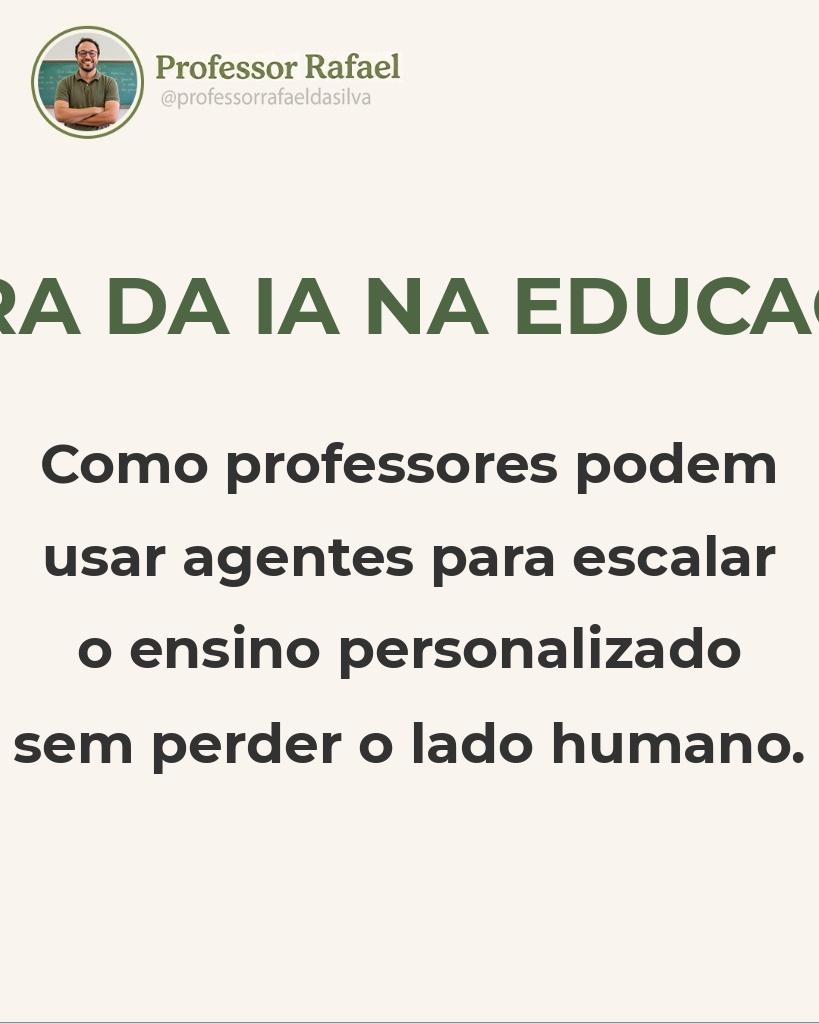
#> input picture Prof. Rafael/Content/scripts/sample_carousel/slide_1.jpg, 819 x 1024 px, given in place of soul_anchored_bg_3_horizon_1773437247613.png, which was not available; the run also reads 1 picture not shown here
$ python create_thumbnails.py
#> lines starting #> are read from the running program, lines starting #| are printed output that depends on the picture; pictures that were not available may be replaced by others from this repository, and a replacement may not be noted
import cv2
import numpy as np
from PIL import Image, ImageDraw, ImageFont, ImageFilter
import os

# ============================================================
# Soul Anchored — TikTok Thumbnail Generator
# Style: Sans-serif bold (Montserrat), Gold + White, Unified Identity
# Dimensions: 1080 x 1920 (9:16)
# ============================================================

ASSETS_DIR = "/Users/rafaelrodriguesdasilva/Documents/Agentes - Antigravity/CEO project/Produção de conteúdo/Silva.IA/Soul Anchored/assets"
FONTS_DIR = os.path.join(ASSETS_DIR, "fonts")

# Unified Brand Colors
COLOR_GOLD     = (212, 175, 55, 255)      # #D4AF37 — power words
COLOR_WHITE    = (255, 255, 255, 255)      # white — supporting text
COLOR_BLACK    = (0, 0, 0, 255)            # stroke/shadow


def smart_crop_vertical(bg, target_width, target_height):
    """Smart crop for TikTok 9:16 vertical format with face detection."""
#> called with target_width = 1080, target_height = 1920
    cv_img = np.array(bg.convert("RGB"))
#> cv_img is the input picture: shape (1024, 819, 3); mean R, G, B 232.1, 228.2, 221.6
    cv_img = cv_img[:, :, ::-1].copy()
    gray = cv2.cvtColor(cv_img, cv2.COLOR_BGR2GRAY)
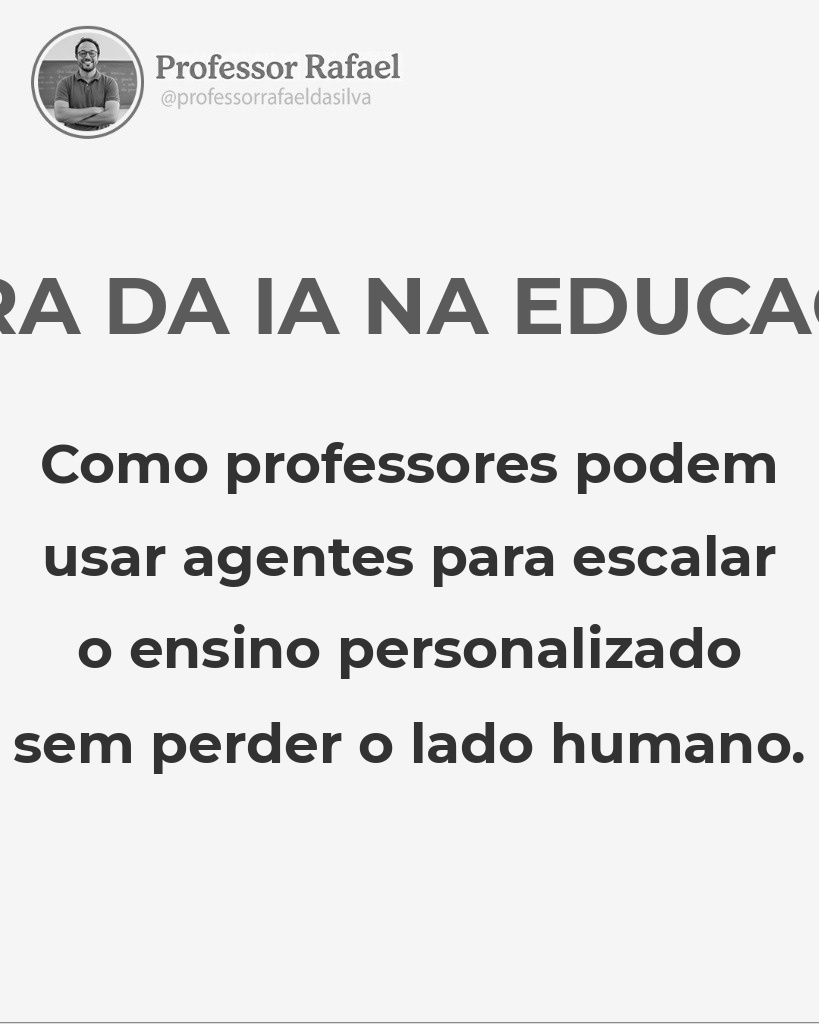
#> gray: shape (1024, 819); min 3, max 254, mean 228.7

    face_cascade = cv2.CascadeClassifier(cv2.data.haarcascades + 'haarcascade_frontalface_default.xml')
    faces = face_cascade.detectMultiScale(gray, scaleFactor=1.1, minNeighbors=5, minSize=(30, 30))
#> faces = ()

    target_ratio = target_width / target_height
    bg_ratio = bg.width / bg.height
#> bg_ratio = 0.8

    if len(faces) == 0:
        # No face: center crop
        if bg_ratio > target_ratio:
            new_width = int(bg.height * target_ratio)
#> new_width = 576
            left = (bg.width - new_width) / 2
#> left = 121.5
            return bg.crop((left, 0, left + new_width, bg.height)), -1
        else:
            new_height = int(bg.width / target_ratio)
            top = (bg.height - new_height) / 2
            return bg.crop((0, top, bg.width, top + new_height)), -1

    # Find largest face
    max_area = 0
    best_face = faces[0]
    for (x, y, w, h) in faces:
        if w * h > max_area:
            max_area = w * h
            best_face = (x, y, w, h)

    fx, fy, fw, fh = best_face
    face_center_x = fx + fw // 2
    face_center_y = fy + fh // 2

    if bg_ratio > target_ratio:
        new_width = int(bg.height * target_ratio)
        left = face_center_x - new_width // 2
        left = max(0, min(left, bg.width - new_width))
        cropped = bg.crop((left, 0, left + new_width, bg.height))
        scale = target_height / bg.height
        final_face_y = int(face_center_y * scale)
        return cropped, final_face_y
    else:
        new_height = int(bg.width / target_ratio)
        top = face_center_y - int(new_height * 0.3)
        top = max(0, min(top, bg.height - new_height))
        cropped = bg.crop((0, top, bg.width, top + new_height))
        scale = target_height / new_height
        final_face_y = int((face_center_y - top) * scale)
        return cropped, final_face_y


def draw_text_with_stroke(draw, x, y, text, font, fill_color, stroke_width=6):
    """Draw text with thick black stroke for high readability."""
    for dx in range(-stroke_width, stroke_width + 1):
        for dy in range(-stroke_width, stroke_width + 1):
            if dx * dx + dy * dy <= stroke_width * stroke_width:
                draw.text((x + dx, y + dy), text, font=font, fill=COLOR_BLACK)
    # Layered dropshadows
    draw.text((x + 8, y + 8), text, font=font, fill=(0, 0, 0, 100))
    draw.text((x + 12, y + 12), text, font=font, fill=(0, 0, 0, 80))
    # Main text
    draw.text((x, y), text, font=font, fill=fill_color)


def create_thumbnail(bg_path, hook_dict, logo_path, output_path):
    """Create a TikTok thumbnail (1080x1920) with unified branding."""
    text_white = hook_dict['white'].upper()
    text_highlight = hook_dict['highlight'].upper()
    print(f"Creating TikTok thumbnail: {text_white} / {text_highlight}")

    bg = Image.open(bg_path).convert("RGBA")
    target_width = 1080
    target_height = 1920

    # Smart crop to 9:16
    bg, face_y = smart_crop_vertical(bg, target_width, target_height)
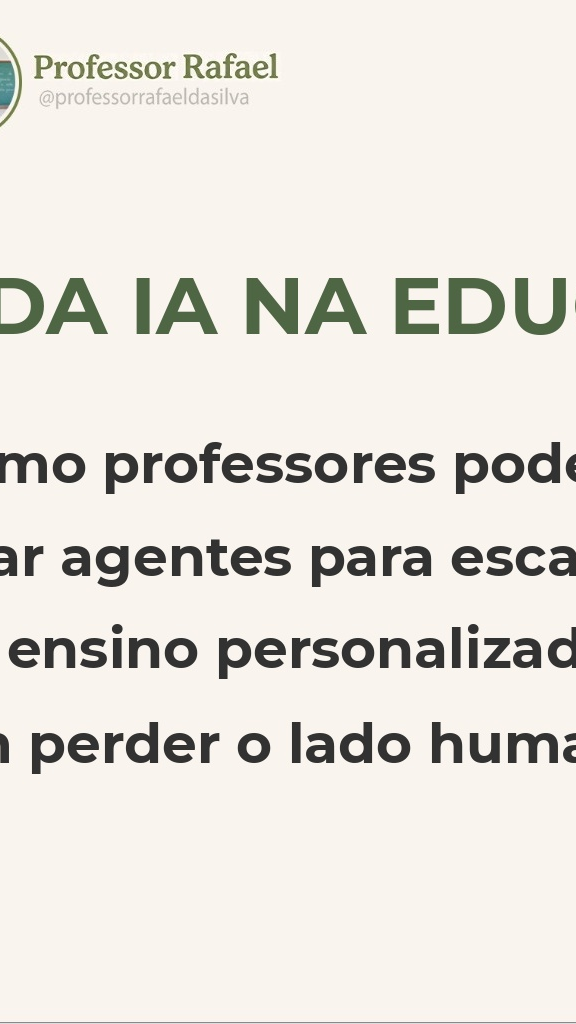
#> bg: PIL image 576x1024 RGBA; mean R, G, B, A 231.6, 227.7, 221.2, 255
#> face_y = -1
    bg = bg.resize((target_width, target_height), Image.Resampling.LANCZOS)
#> bg: PIL image 1080x1920 RGBA

    # Load fonts — Montserrat (Unified Identity)
    font_main_path = os.path.join(FONTS_DIR, "Montserrat-ExtraBold.ttf")
    font_sub_path = os.path.join(FONTS_DIR, "Montserrat-Black.ttf")

    font_large = ImageFont.truetype(font_sub_path, 130)

    overlay = Image.new("RGBA", bg.size, (0, 0, 0, 0))
#> overlay: PIL image 1080x1920 RGBA; every value is 0
    draw = ImageDraw.Draw(overlay)

    # --- TEXT LAYOUT ---
    max_text_width = target_width - 160
    white_lines = []
    words = text_white.split()
    current_line = []
    for word in words:
        current_line.append(word)
        w = draw.textlength(" ".join(current_line), font=font_large)
        if w > max_text_width:
            current_line.pop()
            if current_line:
                white_lines.append(" ".join(current_line))
            current_line = [word]
#> after the loop, white_lines = ['YOUR WORTH']
    if current_line:
        white_lines.append(" ".join(current_line))

    # All lines combined
    all_lines = [(line, COLOR_WHITE) for line in white_lines]
#> all_lines = [('YOUR WORTH', (255, 255, 255, 255)), ('IS NOT', (255, 255, 255, 255))]
    all_lines += [(text_highlight, COLOR_GOLD)]
#> all_lines = [('YOUR WORTH', (255, 255, 255, 255)), ('IS NOT', (255, 255, 255, 255)), ('WHAT YOU DO', (212, 175, 55, 255))]

    line_height = 160
    total_text_height = len(all_lines) * line_height
#> total_text_height = 480

    # Safe Zones and positioning
    upper_y = 500
    lower_y = target_height - 600 - total_text_height
#> lower_y = 840

    # Logic: avoid face by switching to upper/lower half
    if face_y == -1:
        y_offset = lower_y
#> y_offset = 840
    else:
        # If face is in lower half, put text in upper half
        if face_y > target_height // 2:
            y_offset = upper_y
        else:
            y_offset = lower_y

    # --- CINEMATIC GRADIENT ---
    if y_offset == lower_y:
        gradient_height = 1000
        gradient_start = target_height - gradient_height
        for y in range(gradient_start, target_height):
            progress = (y - gradient_start) / gradient_height
            alpha = int(220 * progress * progress)
            draw.line([(0, y), (target_width, y)], fill=(0, 0, 0, alpha))
        logo_pos = (80, 80)
    else:
        gradient_height = 1000
        for y in range(0, gradient_height):
            progress = 1.0 - (y / gradient_height)
            alpha = int(220 * progress * progress)
            draw.line([(0, y), (target_width, y)], fill=(0, 0, 0, alpha))
        logo_pos = (target_width - 330, 80)

    # --- DRAW TEXT ---
    for i, (line, color) in enumerate(all_lines):
        w = draw.textlength(line, font=font_large)
        x = (target_width - w) // 2
        y = y_offset + (i * line_height)
        draw_text_with_stroke(draw, x, y, line, font_large, color, stroke_width=6)
#> this loop made 3 passes
#> (line, color, w, x, y) on passes 1 to 3: ('YOUR WORTH', (255, 255, 255, 255), 890.3, 94, 840), ('IS NOT', (255, 255, 255, 255), 441.2, 319, 1000), ('WHAT YOU DO', (212, 175, 55, 255), 939.4, 70, 1160)

    # --- LOGO ---
    logo = Image.open(logo_path).convert("RGBA")
    logo_width = 250
    ratio = logo_width / float(logo.width)
#> ratio = 1.75
    logo_h = int(float(logo.height) * ratio)
#> logo_h = 243
    logo = logo.resize((logo_width, logo_h), Image.Resampling.LANCZOS)
#> logo: PIL image 250x243 RGBA

    # Composite
    out = Image.alpha_composite(bg, overlay)
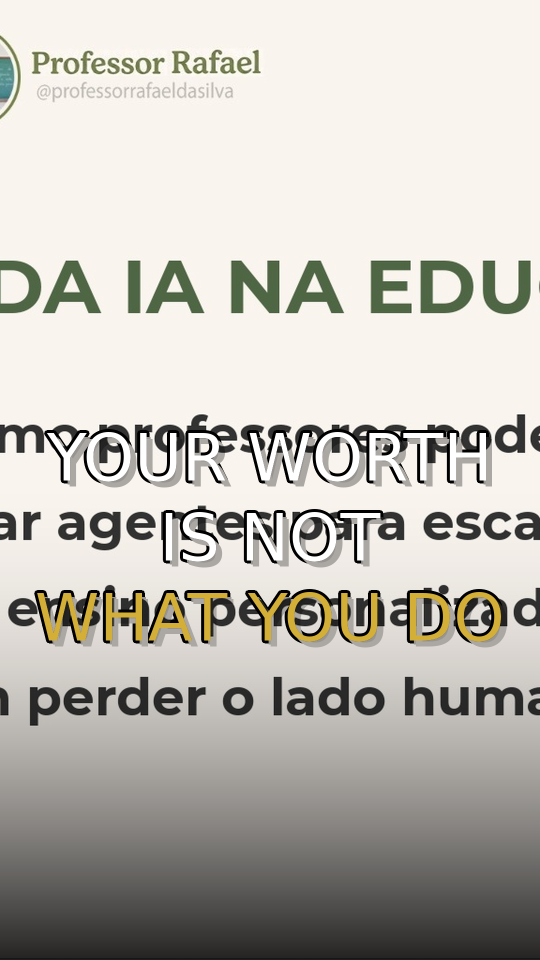
#> out: PIL image 1080x1920 RGBA (shown at 1/2 size); mean R, G, B, A 192.3, 188.9, 182.1, 255
    out.paste(logo, logo_pos, logo)
    out.convert("RGB").save(output_path, "JPEG", quality=95)
    print(f"  ✅ Saved TikTok: {output_path} (Face Y: {face_y})")
#|   ✅ Saved TikTok: /Users/rafaelrodriguesdasilva/Documents/Agentes - Antigravity/CEO project/Produção de conteúdo/Silva.IA/Soul Anchored/scripts/output/tiktok_proposal_1.jpg (Face Y: -1)


if __name__ == "__main__":
    hooks = [
        {"white": "Your Worth Is Not", "highlight": "What You Do"},
        {"white": "Why Do You Feel", "highlight": "Invisible?"},
        {"white": "God's Thoughts", "highlight": "About You"}
    ]

    bg_dir = "/Users/rafaelrodriguesdasilva/.gemini/antigravity/brain/dad5c284-f183-4f1e-9012-383e10bf0254/"
    bgs = [
        os.path.join(bg_dir, "soul_anchored_bg_3_horizon_1773437247613.png"),
        os.path.join(bg_dir, "soul_anchored_bg_2_invisible_1773437233806.png"),
        os.path.join(bg_dir, "soul_anchored_bg_1_wisdom_1773437218387.png")
    ]

    logo = os.path.join(ASSETS_DIR, "watermark.png")

    out_dir = "/Users/rafaelrodriguesdasilva/Documents/Agentes - Antigravity/CEO project/Produção de conteúdo/Silva.IA/Soul Anchored/scripts/output"
    os.makedirs(out_dir, exist_ok=True)

    for i, (bg, hook) in enumerate(zip(bgs, hooks)):
        out_path = os.path.join(out_dir, f"tiktok_proposal_{i+1}.jpg")
        create_thumbnail(bg, hook, logo, out_path)
#> pass 2 of the loop `for i, (bg, hook) in enumerate(zip(bgs, hooks)):`:
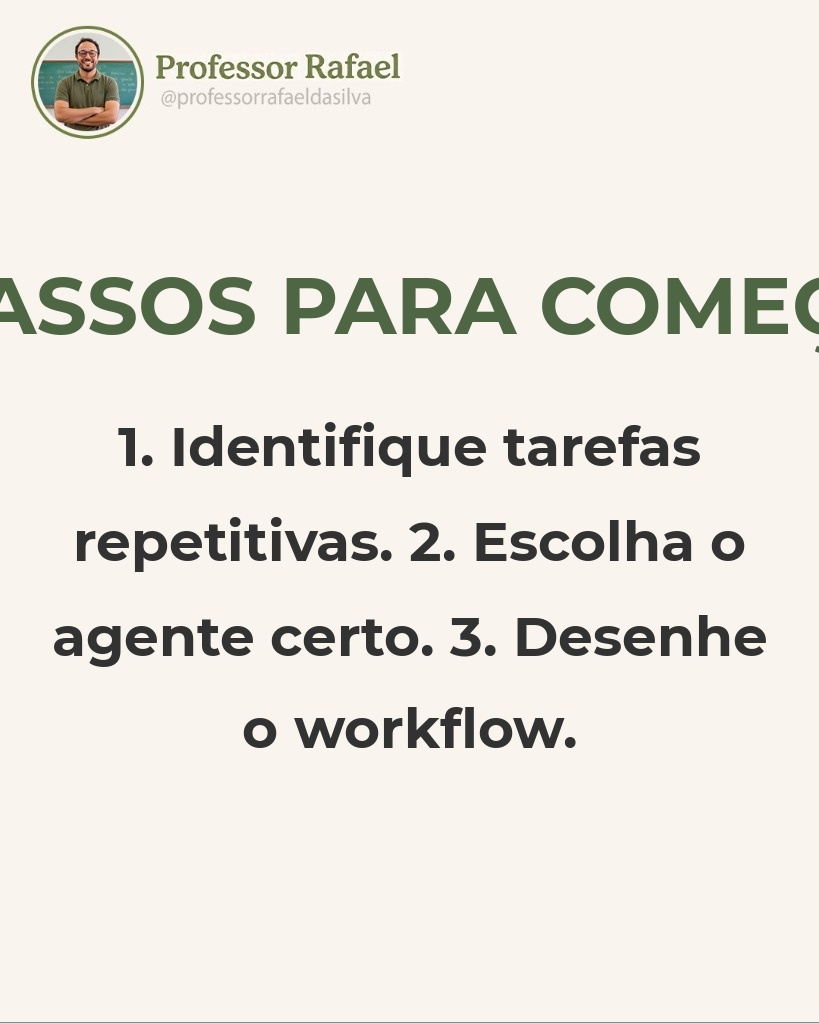
#> input picture Prof. Rafael/Content/scripts/sample_carousel/slide_2.jpg, 819 x 1024 px, given in place of soul_anchored_bg_2_invisible_1773437233806.png, which was not available
#> in smart_crop_vertical, cv_img is the input picture: shape (1024, 819, 3); mean R, G, B 234, 230.1, 223.4
#> in create_thumbnail (call 2), `bg, face_y = smart_crop_vertical(bg, target_width, target_height)`:
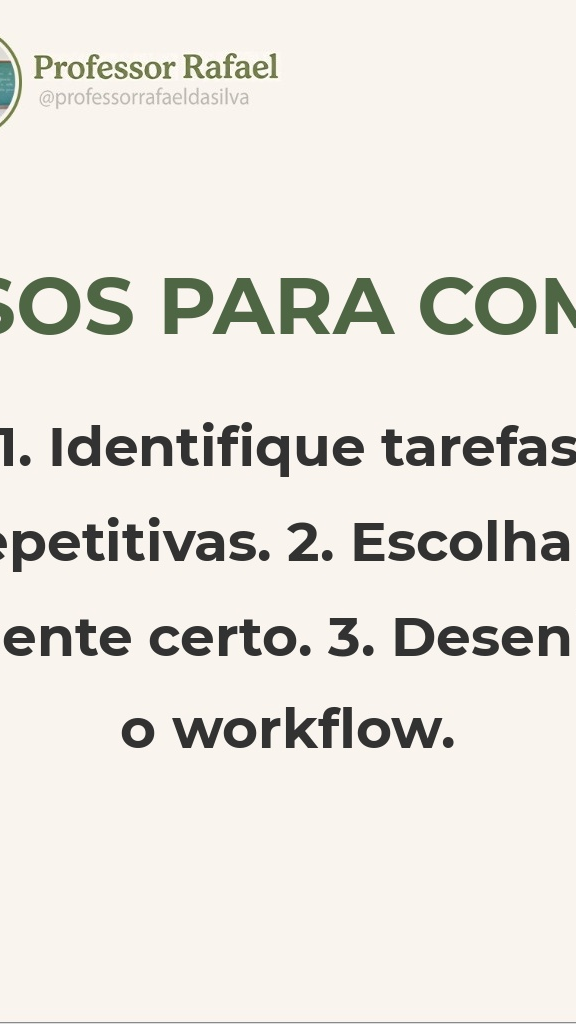
#> bg: PIL image 576x1024 RGBA; mean R, G, B, A 232.7, 228.8, 222.3, 255
#> after the loop in create_thumbnail (call 2), `for word in words:`: white_lines = ['WHY DO YOU']
#> in create_thumbnail (call 2), `all_lines = [(line, COLOR_WHITE) for line in white_lines]`: all_lines = [('WHY DO YOU', (255, 255, 255, 255)), ('FEEL', (255, 255, 255, 255))]
#> in create_thumbnail (call 2), `all_lines += [(text_highlight, COLOR_GOLD)]`: all_lines = [('WHY DO YOU', (255, 255, 255, 255)), ('FEEL', (255, 255, 255, 255)), ('INVISIBLE?', (212, 175, 55, 255))]
#> the loop in create_thumbnail (call 2), `for i, (line, color) in enumerate(all_lines):` made 3 passes
#> (line, color, w, x, y) on passes 1 to 3: ('WHY DO YOU', (255, 255, 255, 255), 860.6, 109, 840), ('FEEL', (255, 255, 255, 255), 311.5, 384, 1000), ('INVISIBLE?', (212, 175, 55, 255), 696.5, 191, 1160)
#> in create_thumbnail (call 2), `out = Image.alpha_composite(bg, overlay)`:
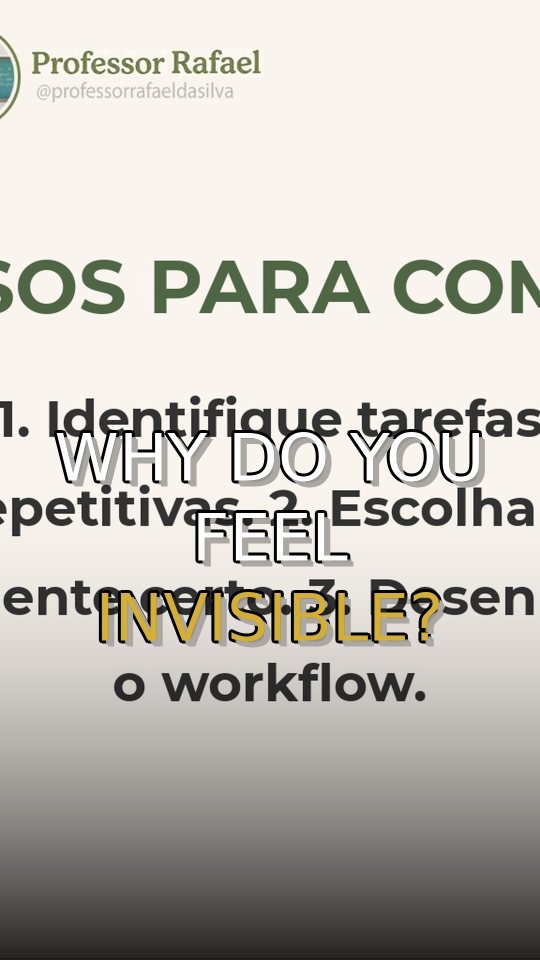
#> out: PIL image 1080x1920 RGBA (shown at 1/2 size); mean R, G, B, A 192.1, 188.8, 182.2, 255
#|   ✅ Saved TikTok: /Users/rafaelrodriguesdasilva/Documents/Agentes - Antigravity/CEO project/Produção de conteúdo/Silva.IA/Soul Anchored/scripts/output/tiktok_proposal_2.jpg (Face Y: -1)
